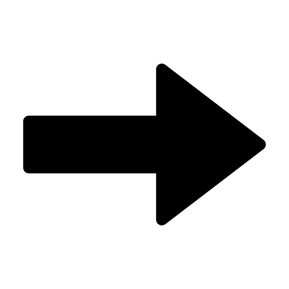
#> input picture 3) direction arrow detection/data/arrow1.png, 289 x 289 px, shrunk from 554 x 554 before the run, found by its file name
$ jupyter execute main.ipynb
#> lines starting #> are read from the running program, lines starting #| are printed output that depends on the picture; after the words box and inside, x2 and y2 are one past the last pixel; in counts of white or black regions, pixels touching at a corner belong together
[cell 1]
import cv2 as cv
import numpy as np
import matplotlib.pyplot as plt
from math import dist

[cell 2]
# images
img1 = cv.imread(r"data\arrow1.png")
#> img1 is the input picture: shape (289, 289, 3); min 0, max 255, mean 201.8
img2 = cv.imread(r"data\arrow2.png")
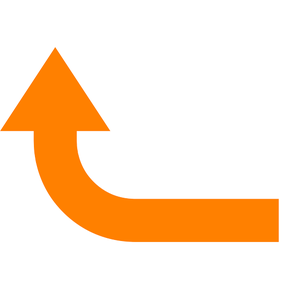
#> input picture 3) direction arrow detection/data/arrow2.png, 289 x 289 px, shrunk from 554 x 554 before the run, found by its file name
#> img2 is the input picture: shape (289, 289, 3); mean B, G, R 204.2, 229.6, 255
img3 = cv.imread(r"data\arrow3.png")
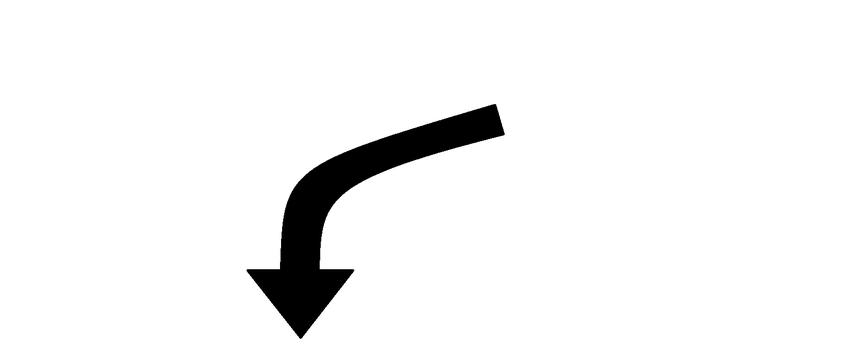
#> input picture 3) direction arrow detection/data/arrow3.png, 851 x 356 px, shrunk from 1629 x 681 before the run, found by its file name
#> img3 is the input picture: shape (356, 851, 3); min 0, max 255, mean 243.5
img4 = cv.imread(r"data\arrow4.png")
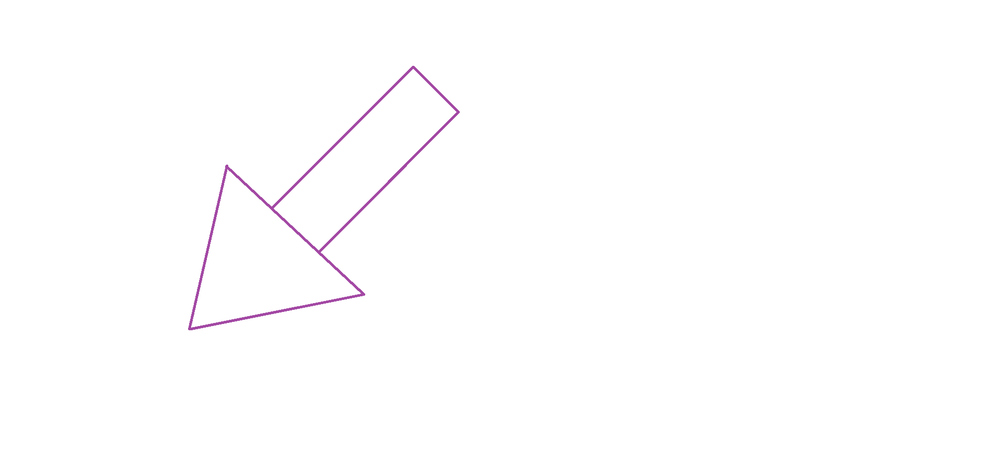
#> input picture 3) direction arrow detection/data/arrow4.png, 1000 x 475 px, shrunk from 1914 x 909 before the run, found by its file name
#> img4 is the input picture: shape (475, 1000, 3); mean B, G, R 254.5, 254, 254.5


plt.subplot(141);plt.imshow(img1[...,::-1])
plt.subplot(142);plt.imshow(img2[...,::-1])
plt.subplot(143);plt.imshow(img3[...,::-1])
plt.subplot(144);plt.imshow(img4[...,::-1])
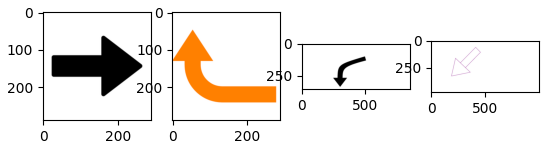
#> figure drawn by matplotlib, 4 panels

[cell 3]
def operation(img):
    cimg = img.copy()

    gray = cv.cvtColor(img, cv.COLOR_BGR2GRAY)
    gray = cv.GaussianBlur(gray, (3,3), 1)
    edges = cv.Canny(gray, 50, 255)
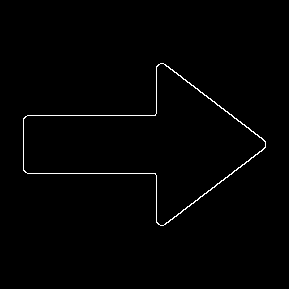
#> edges: shape (289, 289); 0.96% white in thin lines or dots, all inside (x1, y1, x2, y2) = (23, 63, 266, 226)
    contours, _ = cv.findContours(edges, cv.RETR_EXTERNAL, cv.CHAIN_APPROX_SIMPLE)
#> contours = 1 contour; box (x1, y1, x2, y2) and area: (23, 63, 266, 226) 17502

    sorted_contours = sorted(contours, key=cv.contourArea, reverse=True)[:4]
#> sorted_contours has the same summary as contours

    corners_list = []
    corners = cv.goodFeaturesToTrack(gray, 7, 0.0001, 50)
#> corners = [[154, 174], [154, 114], [25, 171], [25, 117], [264, 141], [214, 186], [223, 108]]
    for c in corners:
        x, y = c[0]
        x, y = int(x), int(y)
        corners_list.append([x,y])
#> this loop made 7 passes
#> after the loop, corners_list has the same summary as corners


    for c in sorted_contours:
        M = cv.moments(c)
        cx = int(M["m10"] / M["m00"])
        cy = int(M["m01"] / M["m00"])
#> this loop made 1 pass
#> (cx, cy) on pass 1: (148, 144)


    copy_corners_list = corners_list.copy()
#> copy_corners_list has the same summary as corners
    max_distances3 = []
    farthest_corners3 = []

    max_corner = []
    max_distance = 0
    for loop in range(3):
        for i in copy_corners_list:
            distance = dist([cx, cy], i)
            if distance > max_distance:
                max_corner = i
                max_distance = distance
        copy_corners_list.remove(max_corner)
        max_distances3.append(max_distance)
        farthest_corners3.append(max_corner)
        max_corner = []
        max_distance = 0
#> after the loop, copy_corners_list = [[154, 174], [154, 114], [214, 186], [223, 108]]; farthest_corners3 = [[25, 171], [25, 117], [264, 141]]; max_distances3 = [125.9, 125.9, 116]


    min_corners = []
    closest_distance = 0
    for i in farthest_corners3:
        for j in farthest_corners3:
            distance = int(dist(i, j))
            if distance == 0:
                continue

            if closest_distance == 0:
                closest_distance = distance

            if distance <= closest_distance:
                closest_distance = distance
                min_corners = [i, j]
#> this loop made 3 passes
#> after the loop, closest_distance = 54; min_corners = [[25, 117], [25, 171]]

    farthest_corners3.remove(min_corners[0])
    farthest_corners3.remove(min_corners[1])


    dx = farthest_corners3[0][0] - cx
#> dx = 116
    dy = farthest_corners3[0][1] - cy
#> dy = -3
    angle = int(np.degrees(np.arctan2(-dy, dx)))
#> angle = 1
    cv.putText(cimg, str(angle)+": ", (10,30), cv.FONT_HERSHEY_COMPLEX, 1, (0,0,255), 1)
#> cimg: shape (289, 289, 3); 0.08% of pixels changed, all inside (x1, y1, x2, y2) = (16, 9, 37, 31)

    if -45 <= angle <= 45:
        direction = "RIGHT"

    elif 45 < angle <= 135:
        direction = "UP"

    elif angle > 135 or angle < -135:
        direction = "LEFT"

    else:
        direction = "DOWN"

    cv.putText(cimg, str(direction), (120,30), cv.FONT_HERSHEY_COMPLEX, 1, (0,0,255), 1)
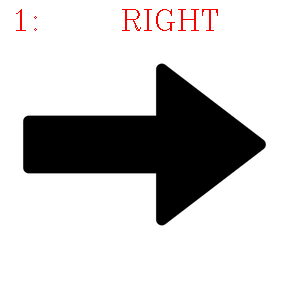
#> cimg: shape (289, 289, 3); mean B, G, R 200.2, 200.2, 201.8


    return(cimg)

[cell 4]
cv.imshow("1", operation(img1))
cv.imshow("2", operation(img2))
#> in operation (call 2), `gray = cv.cvtColor(img, cv.COLOR_BGR2GRAY)`:
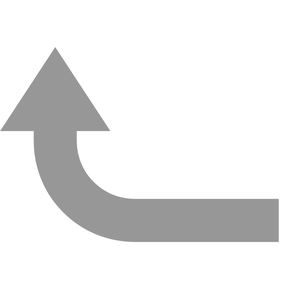
#> gray: shape (289, 289); min 144, max 255, mean 234.2
#> in operation (call 2), `edges = cv.Canny(gray, 50, 255)`: edges: shape (289, 289); 1.2% white in thin lines or dots, all inside (x1, y1, x2, y2) = (0, 48, 279, 242)
#> in operation (call 2), `contours, _ = cv.findContours(edges, cv.RETR_EXTERNAL, cv.CHAIN_APPROX..`: contours = 1 contour; box (x1, y1, x2, y2) and area: (0, 48, 279, 242) 16730
#> in operation (call 2), `sorted_contours = sorted(contours, key=cv.contourArea, reverse=True)[:4]`: sorted_contours has the same summary as contours
#> in operation (call 2), `corners = cv.goodFeaturesToTrack(gray, 7, 0.0001, 50)`: corners = [[55, 48], [108, 130], [2, 129], [277, 240], [124, 197], [73, 221], [36, 168]]
#> the loop in operation (call 2), `for c in corners:` made 7 passes
#> after the loop in operation (call 2), `for c in corners:`: corners_list has the same summary as corners
#> the loop in operation (call 2), `for c in sorted_contours:` made 1 pass
#> (cx, cy) on pass 1: (119, 175)
#> in operation (call 2), `copy_corners_list = corners_list.copy()`: copy_corners_list has the same summary as corners
#> after the loop in operation (call 2), `for loop in range(3):`: copy_corners_list = [[108, 130], [124, 197], [73, 221], [36, 168]]; farthest_corners3 = [[277, 240], [55, 48], [2, 129]]; max_distances3 = [170.8, 142.2, 125.7]
#> the loop in operation (call 2), `for i in farthest_corners3:` made 3 passes
#> after the loop in operation (call 2), `for i in farthest_corners3:`: closest_distance = 96; min_corners = [[2, 129], [55, 48]]
#> in operation (call 2), `dx = farthest_corners3[0][0] - cx`: dx = 158
#> in operation (call 2), `dy = farthest_corners3[0][1] - cy`: dy = 65
#> in operation (call 2), `angle = int(np.degrees(np.arctan2(-dy, dx)))`: angle = -22
cv.imshow("3", operation(img3))
#> in operation (call 3), `edges = cv.Canny(gray, 50, 255)`:
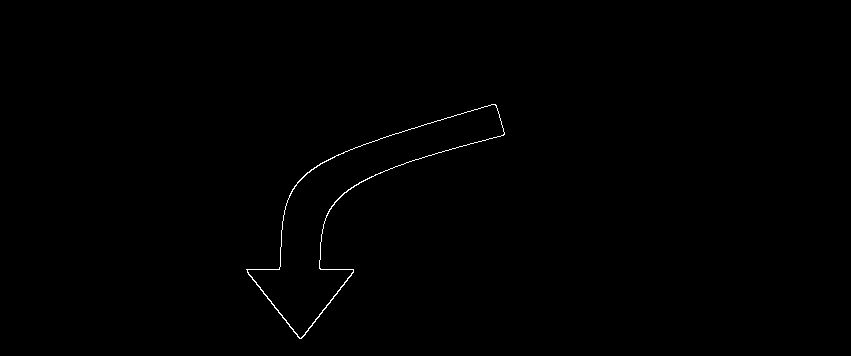
#> edges: shape (356, 851); 0.31% white in thin lines or dots, all inside (x1, y1, x2, y2) = (246, 104, 505, 339)
#> in operation (call 3), `contours, _ = cv.findContours(edges, cv.RETR_EXTERNAL, cv.CHAIN_APPROX..`: contours = 1 contour; box (x1, y1, x2, y2) and area: (246, 104, 505, 339) 13774
#> in operation (call 3), `sorted_contours = sorted(contours, key=cv.contourArea, reverse=True)[:4]`: sorted_contours has the same summary as contours
#> in operation (call 3), `corners = cv.goodFeaturesToTrack(gray, 7, 0.0001, 50)`: corners = [[352, 270], [247, 270], [300, 337], [503, 134], [282, 227], [309, 171], [358, 183]]
#> the loop in operation (call 3), `for c in corners:` made 7 passes
#> after the loop in operation (call 3), `for c in corners:`: corners_list has the same summary as corners
#> the loop in operation (call 3), `for c in sorted_contours:` made 1 pass
#> (cx, cy) on pass 1: (349, 209)
#> in operation (call 3), `copy_corners_list = corners_list.copy()`: copy_corners_list has the same summary as corners
#> after the loop in operation (call 3), `for loop in range(3):`: copy_corners_list = [[352, 270], [282, 227], [309, 171], [358, 183]]; farthest_corners3 = [[503, 134], [300, 337], [247, 270]]; max_distances3 = [171.3, 137.1, 118.8]
#> the loop in operation (call 3), `for i in farthest_corners3:` made 3 passes
#> after the loop in operation (call 3), `for i in farthest_corners3:`: closest_distance = 85; min_corners = [[247, 270], [300, 337]]
#> in operation (call 3), `dx = farthest_corners3[0][0] - cx`: dx = 154
#> in operation (call 3), `dy = farthest_corners3[0][1] - cy`: dy = -75
#> in operation (call 3), `angle = int(np.degrees(np.arctan2(-dy, dx)))`: angle = 25
cv.imshow("4", operation(img4))
#> in operation (call 4), `edges = cv.Canny(gray, 50, 255)`:
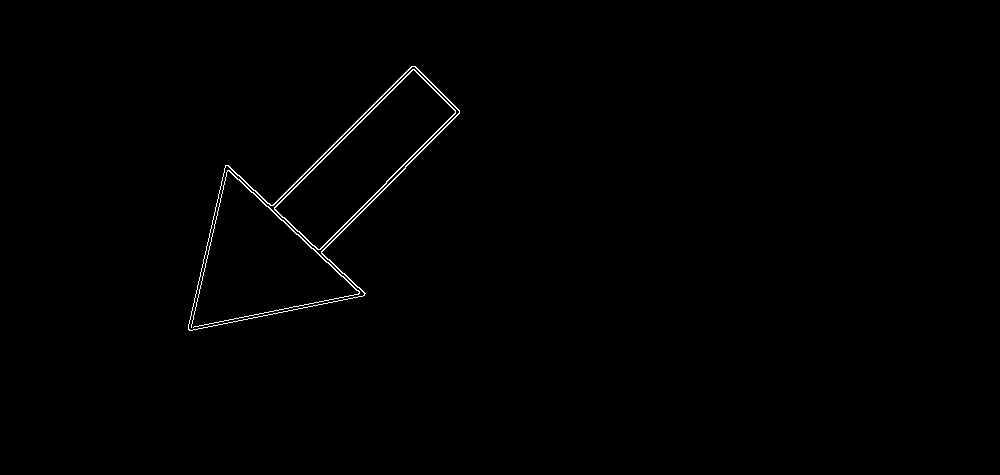
#> edges: shape (475, 1000); 0.52% white in thin lines or dots, all inside (x1, y1, x2, y2) = (188, 66, 460, 331)
#> in operation (call 4), `contours, _ = cv.findContours(edges, cv.RETR_EXTERNAL, cv.CHAIN_APPROX..`: contours = 1 contour; box (x1, y1, x2, y2) and area: (188, 66, 460, 331) 27820
#> in operation (call 4), `sorted_contours = sorted(contours, key=cv.contourArea, reverse=True)[:4]`: sorted_contours has the same summary as contours
#> in operation (call 4), `corners = cv.goodFeaturesToTrack(gray, 7, 0.0001, 50)`: corners = [[226, 165], [363, 294], [192, 326], [322, 252], [275, 208], [413, 70], [455, 112]]
#> the loop in operation (call 4), `for c in corners:` made 7 passes
#> after the loop in operation (call 4), `for c in corners:`: corners_list has the same summary as corners
#> the loop in operation (call 4), `for c in sorted_contours:` made 1 pass
#> (cx, cy) on pass 1: (311, 212)
#> in operation (call 4), `copy_corners_list = corners_list.copy()`: copy_corners_list has the same summary as corners
#> after the loop in operation (call 4), `for loop in range(3):`: copy_corners_list = [[226, 165], [363, 294], [322, 252], [275, 208]]; farthest_corners3 = [[455, 112], [413, 70], [192, 326]]; max_distances3 = [175.3, 174.8, 164.8]
#> the loop in operation (call 4), `for i in farthest_corners3:` made 3 passes
#> after the loop in operation (call 4), `for i in farthest_corners3:`: closest_distance = 59; min_corners = [[413, 70], [455, 112]]
#> in operation (call 4), `dx = farthest_corners3[0][0] - cx`: dx = -119
#> in operation (call 4), `dy = farthest_corners3[0][1] - cy`: dy = 114
#> in operation (call 4), `angle = int(np.degrees(np.arctan2(-dy, dx)))`: angle = -136
#> in operation (call 4), `cv.putText(cimg, str(direction), (120,30), cv.FONT_HERSHEY_COMPLEX, 1,..`:
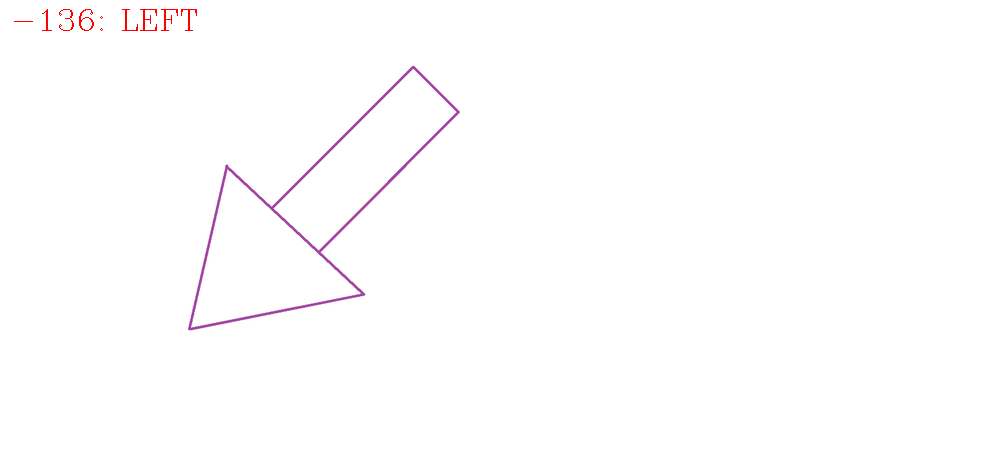
#> cimg: shape (475, 1000, 3); mean B, G, R 254.2, 253.6, 254.5

cv.waitKey(0)
cv.destroyAllWindows()

[cell 5]
cv.imwrite(r"output\result1.png", operation(img1))
#> in operation (call 5), `contours, _ = cv.findContours(edges, cv.RETR_EXTERNAL, cv.CHAIN_APPROX..`: contours = 1 contour; box (x1, y1, x2, y2) and area: (23, 63, 266, 226) 17502
#> in operation (call 5), `sorted_contours = sorted(contours, key=cv.contourArea, reverse=True)[:4]`: sorted_contours has the same summary as contours
cv.imwrite(r"output\result2.png", operation(img2))
#> in operation (call 6), `contours, _ = cv.findContours(edges, cv.RETR_EXTERNAL, cv.CHAIN_APPROX..`: contours = 1 contour; box (x1, y1, x2, y2) and area: (0, 48, 279, 242) 16730
#> in operation (call 6), `sorted_contours = sorted(contours, key=cv.contourArea, reverse=True)[:4]`: sorted_contours has the same summary as contours
cv.imwrite(r"output\result3.png", operation(img3))
#> in operation (call 7), `contours, _ = cv.findContours(edges, cv.RETR_EXTERNAL, cv.CHAIN_APPROX..`: contours = 1 contour; box (x1, y1, x2, y2) and area: (246, 104, 505, 339) 13774
#> in operation (call 7), `sorted_contours = sorted(contours, key=cv.contourArea, reverse=True)[:4]`: sorted_contours has the same summary as contours
cv.imwrite(r"output\result4.png", operation(img4))
#> in operation (call 8), `contours, _ = cv.findContours(edges, cv.RETR_EXTERNAL, cv.CHAIN_APPROX..`: contours = 1 contour; box (x1, y1, x2, y2) and area: (188, 66, 460, 331) 27820
#> in operation (call 8), `sorted_contours = sorted(contours, key=cv.contourArea, reverse=True)[:4]`: sorted_contours has the same summary as contours
#> Out = True
